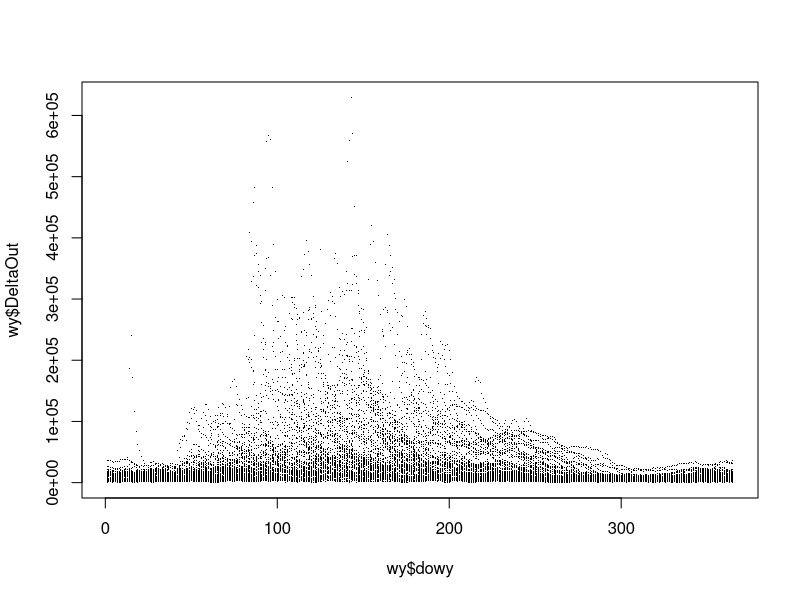
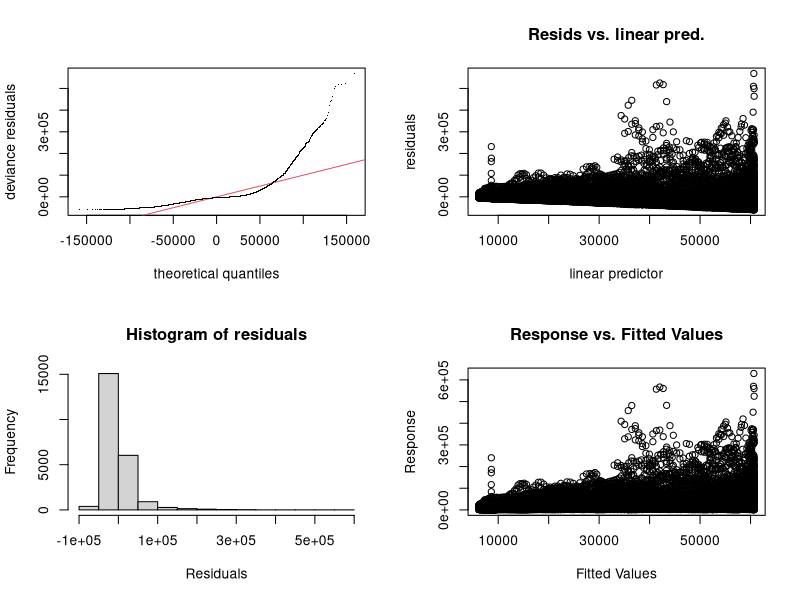
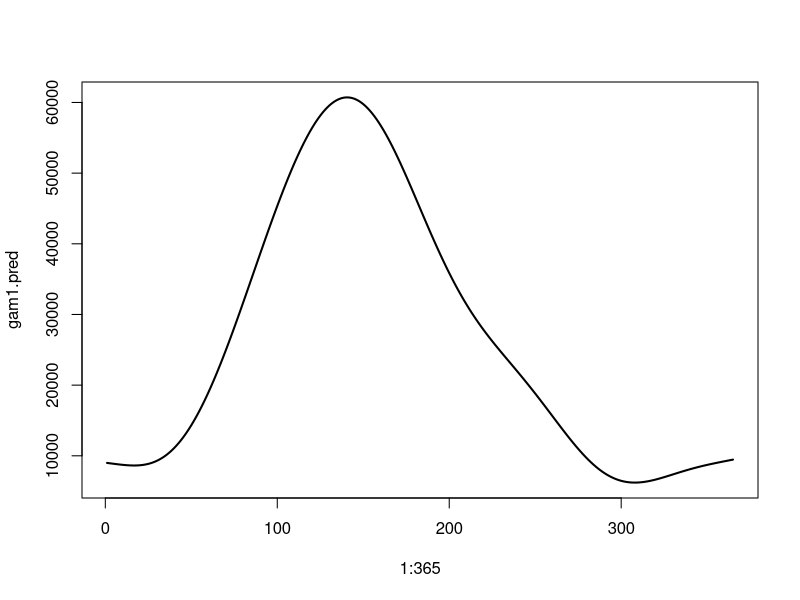
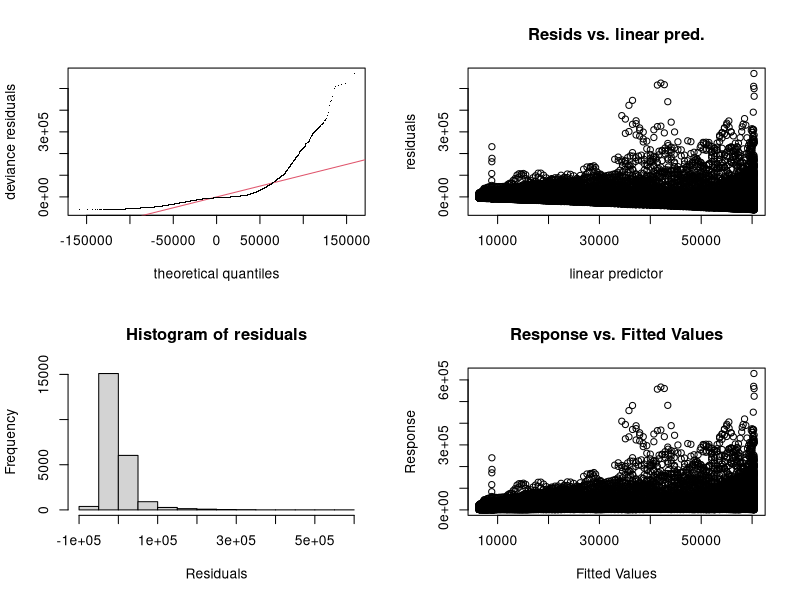
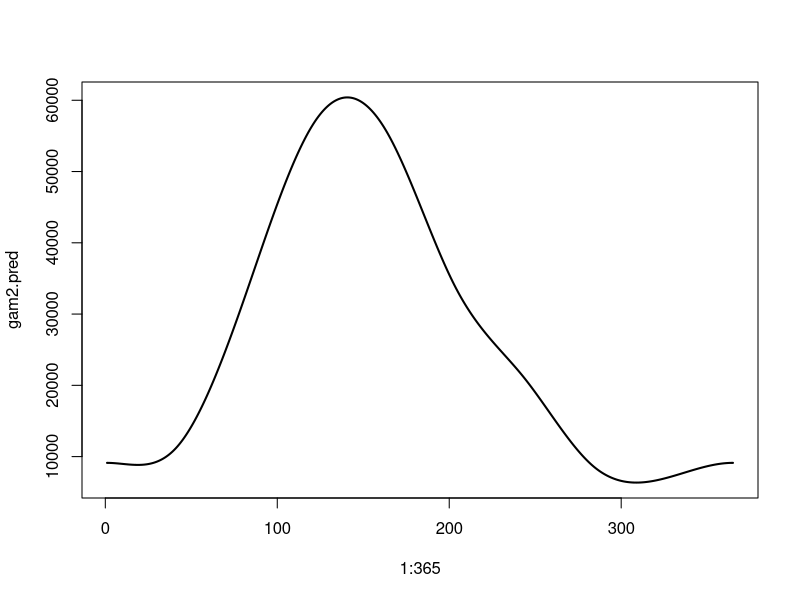
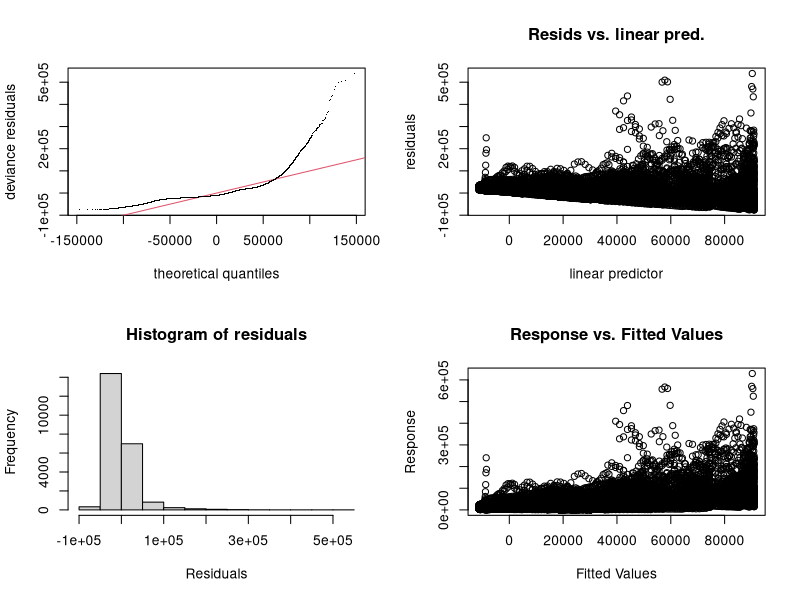
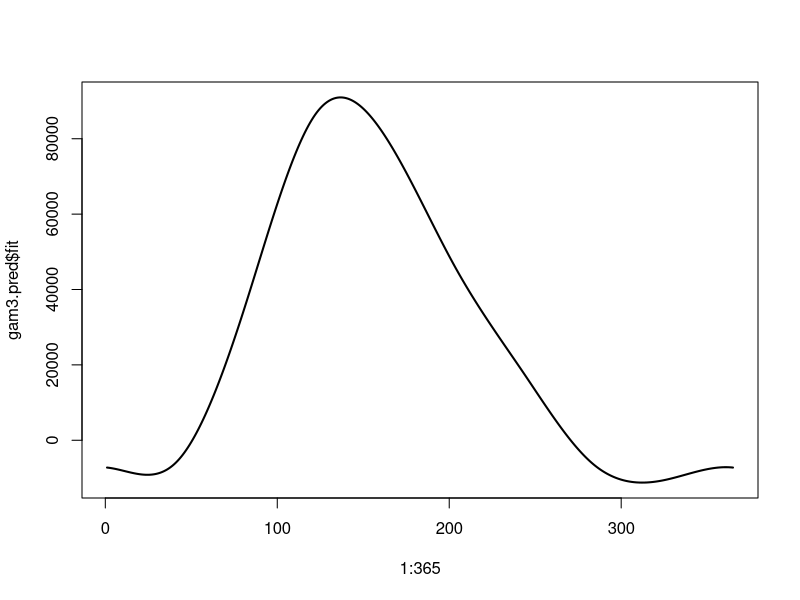
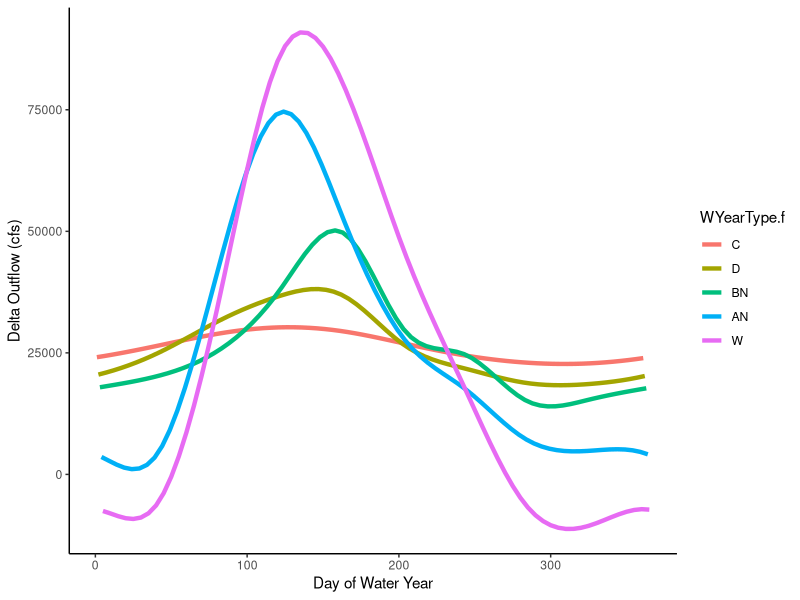

These charts were generated, in order, by the following R code:
####################################################
##           Introduction to GAMs                 ##
## for the Data Science PWT meeting 2020-May-21   ##                          ##
## Author: Vanessa Tobias <vanessa_tobias@fws.gov ##
## License: CC-0                                  ##
####################################################

# The purpose of this code is to give a brief overview
# of the mgcv::gam function and a few of the the things 
# you can use it for. 
# It's a very flexible package so there is
# a lot more that you can do. Hopefully this gives you
# some vocabulary that will help you look up more information. 
# Also look at the presentation that accompanies this code
# for more explanation and resources.

#### Load Libraries ####
library(lubridate)
library(mgcv)
library(tidyverse)

#### Load Data ####
# Dayflow data can be downloaded from
#     https://data.ca.gov/dataset/dayflow
# Here we're using data I had on hand. It has years 1978:2018.

wy <- read.csv("Dayflow_data.csv", 
               stringsAsFactors = FALSE, 
               header = TRUE)
# look at what's in the dataset:
str(wy)

#### Set up the data how we need it ####

# Create a factor for water year type
wy$WYearType.f <- factor(wy$WYearType, levels = c("C", "D", "BN", "AN", "W"))

# Format dates
wy$Date <- mdy(wy$Date)

# Create day of year "doy" (calendar year)
wy$doy <- yday(wy$Date)

# Create a day of water year variable "dowy"
# -- Water years run from Oct. 1 to Sept. 30
# -- Calendar year might be problematic because the ends of 
#    the years might not match up. Better to use water year, where
#    we can expect flow to be low at both ends.
yday(mdy("9/30/1955")) # end of the water year
#[1] 273
wy$dowy <- wy$doy - 273
wy$dowy[which(wy$dowy < 1)] <- wy$doy[which(wy$dowy < 1)] + 92
wy$DeltaOut[which(wy$DeltaOut < 0)] <- NA

# Create a month of water year variable "mowy"
wy$mowy <- wy$Month - 9
wy$mowy[which(wy$mowy < 1)] <- wy$mowy[which(wy$mowy < 1)] + 12

#### Look at Data ####
# Plot Delta Outflow (DeltaOut) by Day of Water Year (dowy)
plot(wy$dowy, wy$DeltaOut,
     pch = ".")

#### Fit a GLM for reference ####
glm1 <- glm(DeltaOut ~ dowy,
            data = wy)
summary(glm1)
# Intercept
# Slope
# Deviance

#### Fit a simple GAM ####
# This is a model of how mean Delta Outflow (DetlaOut) changes 
#   over the course of a water year. It's using day of water year
#   (dowy) as a predictor variable.
gam1 <- gam(DeltaOut ~ s(dowy), 
            data = wy)
# default basis is thin plate regression spline (bs = "tp")
# see ?smooth.terms for more info

# Just like a GLM, you can view a summary of the model
summary(gam1)
# Parametric Intercept
# Smooth term
# Deviance explained

# There is another summary that you need to look at as well:
gam.check(gam1)
# Diagnostic Plots
# Console: 
# - check for convergence
# - check that k isn't too low

# Make predictions & plot results
gam1.pred <- predict(gam1, 
                     newdata = data.frame(dowy = 1:365),
                     type = "response")
plot(1:365,
     gam1.pred,
     type = "l", 
     lwd = 2)

# Look at the ends of the line 
# We might want to make sure that Dec. 31 matches up with Jan. 1.

#### Change the basis to a circular spline ####
gam2 <- gam(DeltaOut ~ s(dowy, bs = "cc"), # circular spline
            data = wy)
summary(gam2)
gam.check(gam2)
gam2.pred <- predict(gam2, 
                     newdata = data.frame(dowy = 1:365),
                     type = "response")
plot(1:365,
     gam2.pred,
     type = "l", lwd = 2)

#### Different lines for different water years? ####
gam3 <- gam(DeltaOut ~ s(dowy, bs = "cc", by = WYearType.f), 
            data = wy)
summary(gam3)
gam.check(gam3)
gam3.pred <- predict(gam3, 
                     newdata = data.frame(dowy = 1:365,
                                          WYearType.f = rep("W", 365)),
                     type = "response",
                     se.fit = TRUE)
names(gam3.pred)
plot(1:365,
     gam3.pred$fit,
     type = "l", lwd = 2)

#### Plot  all WY Types ####
# Make predictions from the model
gam3.pred <- predict(gam3, 
                     newdata = data.frame(dowy = rep(1:365, 5),
                                          WYearType.f = levels(wy$WYearType.f)),
                     type = "response",
                     se.fit = TRUE)
# Rearrange into a data.frame & add explanatory variables
gam3.pred <- data.frame(dowy = rep(1:365, 5),
                        WYearType.f = levels(wy$WYearType.f),
                        fit = gam3.pred$fit,
                        se.fit = gam3.pred$se.fit)
# Set the levels for water year types in order
gam3.pred$WYearType.f <- factor(gam3.pred$WYearType.f, 
                                levels = c("C", "D", "BN", "AN", "W"))
# Plot lines for each water year type
gam3.pred %>%
  ggplot() +
  geom_line(aes(dowy, fit, 
                color = WYearType.f),
            size = 1.5) +
  labs(x = "Day of Water Year",
       y = "Delta Outflow (cfs)") +
  theme_classic()
# Obviously this needs to be refined!
# Outflow probably isn't really negative in wet years!
# Changes to consider: 
# - type of basis 
# - k-value (k might be too high here)
# - "family" for the model (Gaussian allows negatives)
# - "link" for the model

#### What about interactions? ####
plot(wy$mowy, wy$TotInflow, pch = ".")
plot(wy$Year, wy$TotInflow, pch = ".")
# use "te" for interactions when you don't 
# explicitly include main effects in the model
gam4 <- gam(TotInflow ~ te(mowy, Year),
            data = wy)
# --- OR ---
# use "ti" instead of "te"] when you have main effects in the model
gam4 <- gam(TotInflow ~ 
              s(mowy, bs = "cc") +
              s(Year, bs = "tp") +
              ti(mowy, Year),
            data = wy)
summary(gam4)
gam.check(gam4)
# probably want to increase k for Year